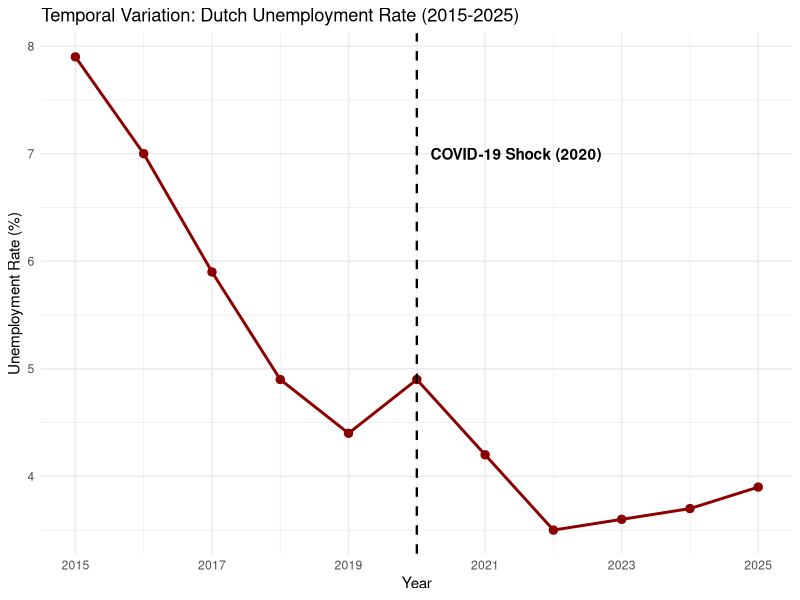
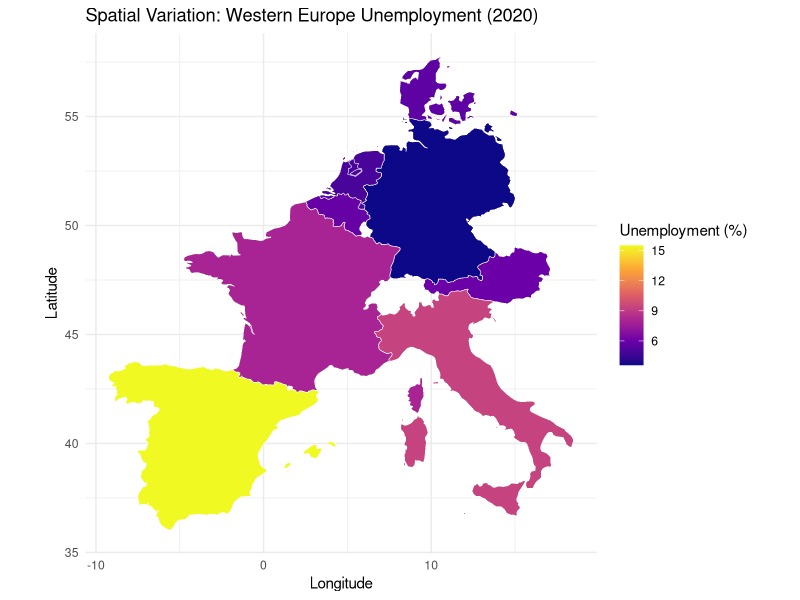
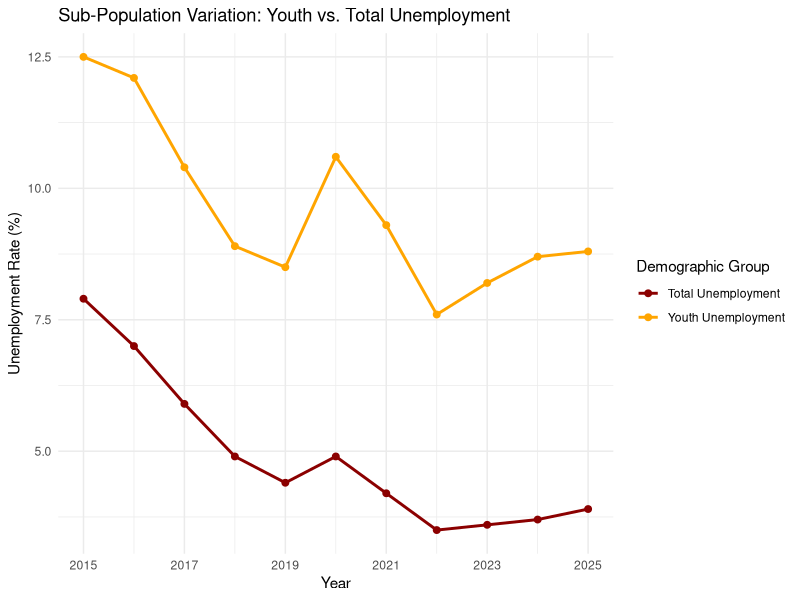
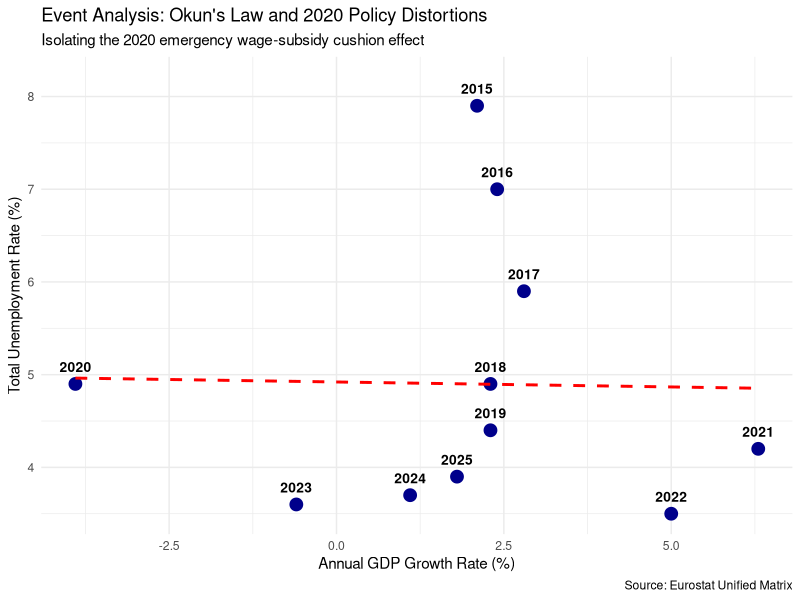

These charts were generated, in order, by the following R code:
## ---- chunk 1
library(tidyverse)
library(maps)

# Load data
gdp_data           <- read_csv("data/raw_gdp.csv")
unemployment_sex   <- read_csv("data/raw_unemployment_sex.csv")
unemployment_youth <- read_csv("data/raw_unemployment_youth.csv")

# Clean data
gdp_clean <- gdp_data %>% 
  filter(geo == "Netherlands") %>%
  select(TIME_PERIOD, OBS_VALUE) %>%
  rename(Year = TIME_PERIOD, GDP_Growth = OBS_VALUE) %>%
  filter(!is.na(GDP_Growth))

unemp_clean <- unemployment_sex %>% 
  filter(geo == "Netherlands") %>%
  select(TIME_PERIOD, OBS_VALUE) %>%
  rename(Year = TIME_PERIOD, Unemp_Rate = OBS_VALUE) %>%
  mutate(Unemp_Rate = ifelse(Unemp_Rate == -99, NA, Unemp_Rate)) %>%
  filter(!is.na(Unemp_Rate))

youth_clean <- unemployment_youth %>% 
  filter(geo == "Netherlands") %>%
  select(TIME_PERIOD, OBS_VALUE) %>%
  rename(Year = TIME_PERIOD, Youth_Unemp_Rate = OBS_VALUE) %>%
  mutate(Youth_Unemp_Rate = ifelse(Youth_Unemp_Rate == -99, NA, Youth_Unemp_Rate)) %>%
  filter(!is.na(Youth_Unemp_Rate))

# Merge and engineer variables
combined_data <- gdp_clean %>%
  left_join(unemp_clean, by = "Year") %>%
  left_join(youth_clean, by = "Year") %>%
  mutate(Youth_Vulnerability_Ratio = Youth_Unemp_Rate / Unemp_Rate)
## ---- chunk 2
# This variable was engineered during our master data pipeline at the top:
# combined_data <- combined_data %>% mutate(Youth_Vulnerability_Ratio = Youth_Unemp_Rate / Unemp_Rate)
# It standardizes the youth unemployment rate as a proportion of aggregate total unemployment.

## ---- chunk 3
ggplot(data = combined_data, aes(x = Year, y = Unemp_Rate)) +
  geom_line(color = "darkred", linewidth = 1) +
  geom_point(color = "darkred", size = 2.5) +
  geom_vline(xintercept = 2020, linetype = "dashed", color = "black", linewidth = 0.8) +
  annotate("text", x = 2020.2, y = 7, label = "COVID-19 Shock (2020)", hjust = 0, fontface = "bold") +
  scale_x_continuous(breaks = seq(2015, 2025, by = 2)) +
  theme_minimal() +
  labs(title = "Temporal Variation: Dutch Unemployment Rate (2015-2025)", x = "Year", y = "Unemployment Rate (%)")
## ---- chunk 4
europe_map <- map_data("world") %>%
  filter(region %in% c("Netherlands", "Germany", "Belgium", "France", "Italy", "Spain", "Austria", "Denmark"))

europe_unemp_2020 <- unemployment_sex %>%
  filter(TIME_PERIOD == 2020) %>%
  rename(region = geo) 

map_data_joined <- left_join(europe_map, europe_unemp_2020, by = "region")

ggplot(map_data_joined, aes(x = long, y = lat, group = group, fill = OBS_VALUE)) +
  geom_polygon(color = "white", linewidth = 0.2) +
  scale_fill_viridis_c(option = "plasma", na.value = "gray80", name = "Unemployment (%)") +
  coord_fixed(1.3) +
  theme_minimal() +
  labs(title = "Spatial Variation: Western Europe Unemployment (2020)", x = "Longitude", y = "Latitude")
## ---- chunk 5
ggplot(data = combined_data) +
  geom_line(aes(x = Year, y = Unemp_Rate, color = "Total Unemployment"), linewidth = 1) +
  geom_line(aes(x = Year, y = Youth_Unemp_Rate, color = "Youth Unemployment"), linewidth = 1) +
  geom_point(aes(x = Year, y = Unemp_Rate, color = "Total Unemployment"), size = 2) +
  geom_point(aes(x = Year, y = Youth_Unemp_Rate, color = "Youth Unemployment"), size = 2) +
  theme_minimal() +
  scale_color_manual(values = c("Total Unemployment" = "darkred", "Youth Unemployment" = "orange")) +
  scale_x_continuous(breaks = seq(2015, 2025, by = 2)) +
  labs(title = "Sub-Population Variation: Youth vs. Total Unemployment", x = "Year", y = "Unemployment Rate (%)", color = "Demographic Group")
## ---- chunk 6
ggplot(data = combined_data, aes(x = GDP_Growth, y = Unemp_Rate)) +
  geom_point(size = 4, color = "darkblue") +
  geom_text(aes(label = Year), vjust = -1.2, size = 3.5, fontface = "bold", color = "black") +
  geom_smooth(method = "lm", color = "red", linetype = "dashed", se = FALSE) +
  theme_minimal() +
  labs(
    title = "Event Analysis: Okun's Law and 2020 Policy Distortions",
    subtitle = "Isolating the 2020 emergency wage-subsidy cushion effect",
    x = "Annual GDP Growth Rate (%)",
    y = "Total Unemployment Rate (%)",
    caption = "Source: Eurostat Unified Matrix"
  ) +
  scale_y_continuous(expand = expansion(mult = c(0.05, 0.12)))
